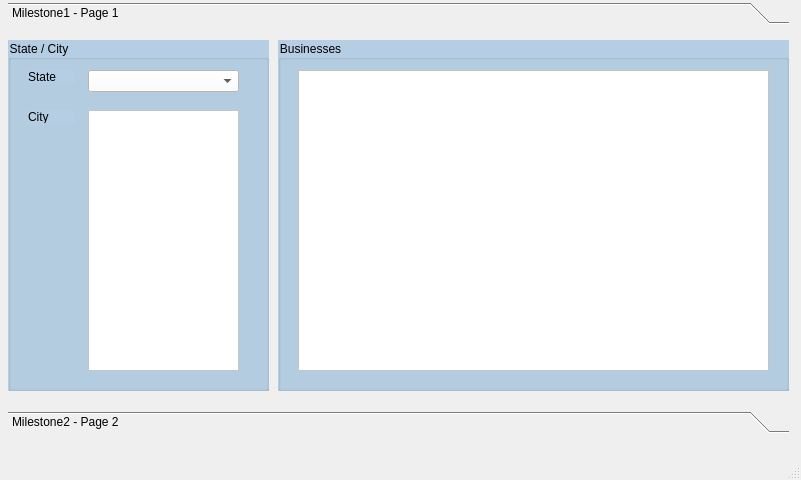
<?xml version="1.0" encoding="UTF-8"?>
<ui version="4.0">
 <class>MainWindow</class>
 <widget class="QMainWindow" name="MainWindow">
  <property name="geometry">
   <rect>
    <x>0</x>
    <y>0</y>
    <width>801</width>
    <height>480</height>
   </rect>
  </property>
  <property name="windowTitle">
   <string>MainWindow</string>
  </property>
  <widget class="QWidget" name="centralwidget">
   <widget class="QToolBox" name="toolBox">
    <property name="geometry">
     <rect>
      <x>8</x>
      <y>2</y>
      <width>781</width>
      <height>431</height>
     </rect>
    </property>
    <property name="styleSheet">
     <string notr="true">font: 12pt &quot;Lucida Sans&quot;;
border-color: rgb(0, 0, 0);</string>
    </property>
    <property name="currentIndex">
     <number>0</number>
    </property>
    <widget class="QWidget" name="page">
     <property name="geometry">
      <rect>
       <x>0</x>
       <y>0</y>
       <width>781</width>
       <height>367</height>
      </rect>
     </property>
     <attribute name="label">
      <string>Milestone1 - Page 1</string>
     </attribute>
     <widget class="QGroupBox" name="groupBox">
      <property name="geometry">
       <rect>
        <x>0</x>
        <y>10</y>
        <width>261</width>
        <height>351</height>
       </rect>
      </property>
      <property name="styleSheet">
       <string notr="true">font: 12pt &quot;Lucida Sans&quot;;
background-color: rgb(181, 206, 227);</string>
      </property>
      <property name="title">
       <string>State / City</string>
      </property>
      <widget class="QComboBox" name="stateList">
       <property name="geometry">
        <rect>
         <x>80</x>
         <y>30</y>
         <width>151</width>
         <height>22</height>
        </rect>
       </property>
       <property name="styleSheet">
        <string notr="true">background-color: rgb(255, 255, 255);
font: 10pt &quot;Lucida Sans&quot;;</string>
       </property>
      </widget>
      <widget class="QLabel" name="label">
       <property name="geometry">
        <rect>
         <x>20</x>
         <y>30</y>
         <width>47</width>
         <height>13</height>
        </rect>
       </property>
       <property name="text">
        <string>State</string>
       </property>
      </widget>
      <widget class="QLabel" name="label_2">
       <property name="geometry">
        <rect>
         <x>20</x>
         <y>70</y>
         <width>47</width>
         <height>13</height>
        </rect>
       </property>
       <property name="text">
        <string>City</string>
       </property>
      </widget>
      <widget class="QListWidget" name="cityList">
       <property name="geometry">
        <rect>
         <x>80</x>
         <y>70</y>
         <width>151</width>
         <height>261</height>
        </rect>
       </property>
       <property name="styleSheet">
        <string notr="true">background-color: rgb(255, 255, 255);
font: 10pt &quot;Lucida Sans&quot;;</string>
       </property>
      </widget>
     </widget>
     <widget class="QGroupBox" name="businessGroup">
      <property name="geometry">
       <rect>
        <x>270</x>
        <y>10</y>
        <width>511</width>
        <height>351</height>
       </rect>
      </property>
      <property name="styleSheet">
       <string notr="true">font: 12pt &quot;Lucida Sans&quot;;
background-color: rgb(181, 206, 227);</string>
      </property>
      <property name="title">
       <string>Businesses</string>
      </property>
      <widget class="QTableWidget" name="businessTable">
       <property name="geometry">
        <rect>
         <x>20</x>
         <y>30</y>
         <width>471</width>
         <height>301</height>
        </rect>
       </property>
       <property name="styleSheet">
        <string notr="true">background-color: rgb(255, 255, 255);
font: 10pt &quot;Lucida Sans&quot;;</string>
       </property>
       <attribute name="horizontalHeaderStretchLastSection">
        <bool>true</bool>
       </attribute>
       <attribute name="verticalHeaderVisible">
        <bool>false</bool>
       </attribute>
      </widget>
     </widget>
    </widget>
    <widget class="QWidget" name="page_2">
     <property name="geometry">
      <rect>
       <x>0</x>
       <y>0</y>
       <width>781</width>
       <height>367</height>
      </rect>
     </property>
     <attribute name="label">
      <string>Milestone2 - Page 2</string>
     </attribute>
    </widget>
   </widget>
  </widget>
  <widget class="QMenuBar" name="menubar">
   <property name="geometry">
    <rect>
     <x>0</x>
     <y>0</y>
     <width>801</width>
     <height>26</height>
    </rect>
   </property>
  </widget>
  <widget class="QStatusBar" name="statusbar"/>
 </widget>
 <resources/>
 <connections/>
</ui>
